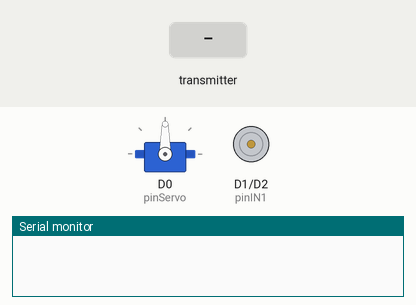
This sketch was run on a simulated ESP8266 (NodeMCU). On the bench: servo, motor-driver pin pairs drawn as motors (green arrow = first pin HIGH = forward, orange = second pin HIGH = backward, longer = more drive), the last lines printed to the serial monitor. The test bench sets the inputs (shaded band).

Above: at 1.2 s.
1.3 s: the transmitter starts sending x = 0
At 2.1 s:
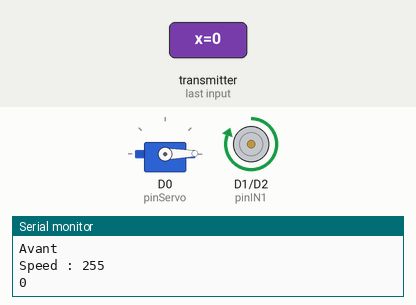
2.8 s: the transmitter starts sending y = 25
At 3.2 s:
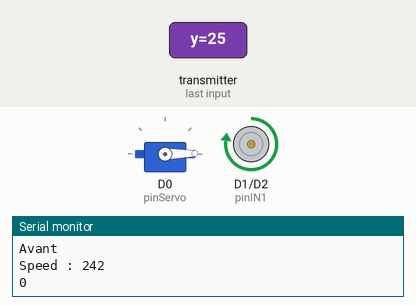
4.3 s: the transmitter starts sending y = 50
At 5.5 s:
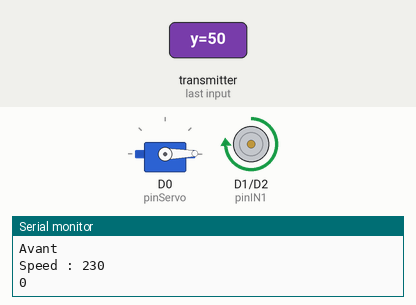
5.8 s: the transmitter starts sending x = 25
At 6.7 s:
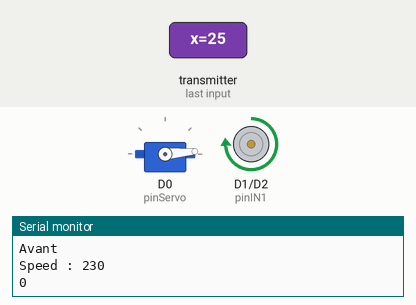
Timing chart, 0 to 8.3 s (numbered marks = the images above; inputs shaded):
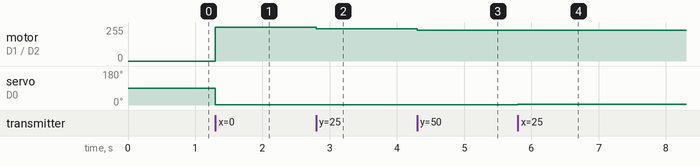

Measured:
- after the input at 1.3 s, motor on D1 (pinIN1) / D2 (pinIN2): stopped → forward 255/255 at once; servo on D0 (pinServo): 90° → 1° at once
- after the input at 2.8 s, motor on D1 (pinIN1) / D2 (pinIN2): forward 255/255 → forward 242/255 at once
- after the input at 4.3 s, motor on D1 (pinIN1) / D2 (pinIN2): forward 242/255 → forward 230/255 at once
- after the input at 5.8 s, servo on D0 (pinServo): 1° → 5° at once

The sketch:

Car_Receiver.ino
```cpp
#include <ESP8266WiFi.h>
#include <espnow.h>
#include <Servo.h>

#define pinIN1 D1
#define pinIN2 D2
#define pinServo D0

typedef struct struct_message
{
    float x;
    float y;
    int sw;
} struct_message;

struct_message myData;

Servo servo;

float Lerp(float a, float b, float t)
{
  return (1 - t) * a + t * b;
}

void MotorSpeed(float speed)
{
  //Avant
  if(speed > 0)
  {
    analogWrite(pinIN1, uint8_t(speed));
    analogWrite(pinIN2, 0);
    Serial.println("Avant");
  }

  // Arriere
  if(speed < 0)
  {
    analogWrite(pinIN1, 0);
    analogWrite(pinIN2, uint8_t(abs(speed)));
    Serial.println("Arriere");
  }
  Serial.print("Speed : ");
  Serial.println(int(speed));

}

void OnDataRecv(uint8_t * mac, uint8_t *incomingData, uint8_t len)
{
  memcpy(&myData, incomingData, sizeof(myData));

  // Rotation
  float value = Lerp(1, 180, myData.x / 1024);
  servo.write(value);

  // Move
  value = myData.y / 1024;
  value = Lerp(255, -255, value);
  MotorSpeed(value);

  Serial.println(myData.sw);
}

void setup()
{
  Serial.begin(115200);

  WiFi.mode(WIFI_STA);

  if (esp_now_init() != 0)
  {
    Serial.println("Error initializing ESP-NOW");
    return;
  }

  esp_now_set_self_role(ESP_NOW_ROLE_SLAVE);
  esp_now_register_recv_cb(OnDataRecv);

  pinMode(pinIN1, OUTPUT);
  pinMode(pinIN2, OUTPUT);
  servo.attach(pinServo);
}

void loop()
{

}
```
